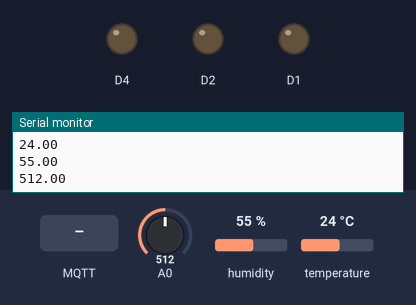
A sketch run on a simulated ESP8266 (NodeMCU). Parts: output pins drawn as LEDs (lit = HIGH), the last lines printed to the serial monitor. The test bench sets the inputs (shaded band); at power-on: A0 = 512, humidity 55 %, temperature 24 °C. WiFi joins after 1.5 s; servers stay silent unless stated; random numbers use the default seed unless the sketch sets one; no MQTT or app messages arrive unless stated.

Above: at 2.7 s.
2.8 s: MQTT message "1" arrives on the first subscribed topic
At 4.5 s:
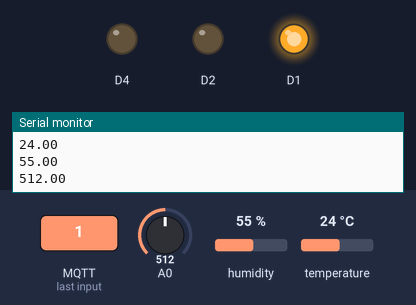
5.0 s: MQTT message "1" arrives on the second subscribed topic
At 6.8 s:
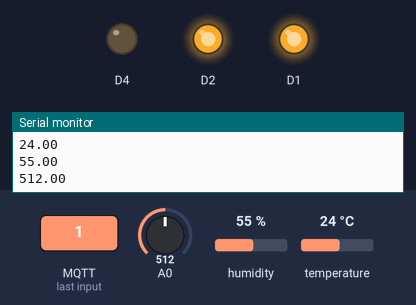
7.1 s: MQTT message "on" arrives on the first subscribed topic
At 8.0 s:
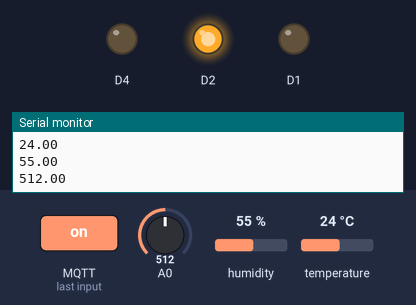
9.1 s: MQTT message "0" arrives on the second subscribed topic
At 10.3 s:
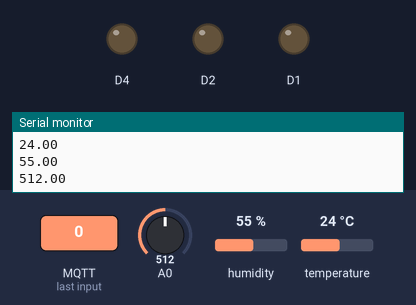
Timing chart, 0 to 12.1 s (numbered marks = the images above; inputs shaded):
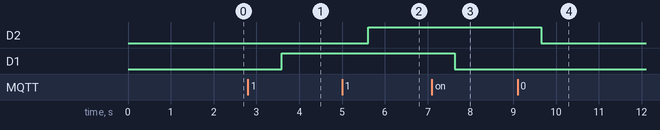

Measured:
- after the input at 2.8 s, D1: LOW → HIGH after 0.79 s
- after the input at 5.0 s, D2: LOW → HIGH after 0.61 s
- after the input at 7.1 s, D1: HIGH → LOW after 0.53 s
- after the input at 9.1 s, D2: HIGH → LOW after 0.55 s

The sketch:

mcb.ino
```cpp
#include <DHTesp.h>
#include <ESP8266WiFi.h>
#include <PubSubClient.h>
#include <Arduino_JSON.h>

#define dht_pin D5
#define dht_type DHT11
DHTesp dht;
const char* ssid = "COMFAST_XA";
const char* password = "0913512525";
const char* mqtt_server = "thachthanh.vov.link";
WiFiClient espClient;
PubSubClient client(espClient);
#define MSG_BUFFER_SIZE  (50)
char msg[MSG_BUFFER_SIZE];
char temp_str[50];
char humi_str[50];
char light_str[50];
char messageBuff[100];    //mảng chứa chuỗi mà client gửi tới
JSONVar data;       //lưu trữ giá trị cảm biến dưới dạng json

int value = 0;

void setup_wifi() {

  delay(10);
  // We start by connecting to a WiFi network
  Serial.println();
  Serial.print("Connecting to ");
  Serial.println(ssid);

  WiFi.mode(WIFI_STA);
  WiFi.begin(ssid, password);

  while (WiFi.status() != WL_CONNECTED) {
    delay(500);
    Serial.print(".");
  }

  randomSeed(micros());

  Serial.println("");
  Serial.println("WiFi connected");
  Serial.println("IP address: ");
  Serial.println(WiFi.localIP());
}

#define sub1 "relay_1"
#define sub2 "relay_2"
void callback(char* topic, byte* payload, unsigned int length) {
  Serial.print("Message arrived [");
  Serial.print(topic);
  Serial.print("] ");
if (strstr(topic,sub1)){                      // lệnh strstr là tìm kiếm trong topic có sub1 hay không
    for (int i = 0; i < length; i++) {
      Serial.print((char)payload[i]);
    }
    Serial.println();
    if ((char)payload[0] == '1') {
      digitalWrite(D1, HIGH);                  // Turn the LED on (relay mức tích cực thấp)
    } else {
      digitalWrite(D1, LOW);                 // Turn the LED off by making the voltage HIGH
    }
  }

  else if (strstr(topic,sub2))
  {
    for (int i = 0; i < length; i++) {
      Serial.print((char)payload[i]);
    }
    Serial.println();
    // Switch on the LED if an 1 was received as first character
    if ((char)payload[0] == '1') {
      digitalWrite(D2, HIGH);   // Turn the LED on (Note that LOW is the voltage level
    } else {
      digitalWrite(D2, LOW);  // Turn the LED off by making the voltage HIGH
    }
  }
}

void reconnect() {
  // Loop until we're reconnected
  while (!client.connected()) {
    Serial.println("Attempting MQTT connection...");
    // Create a random client ID
    String clientId = "ESP8266Client-";
    clientId += String(random(0xffff), HEX);

    // Attempt to connect
    if (client.connect(clientId.c_str())) {
      client.subscribe(sub1);
      client.subscribe(sub2);
    } else {
      Serial.println(" try again in 2 seconds");
      // Wait 5 seconds before retrying
      delay(1000);
    }
  }
}


void setup() {
  pinMode(BUILTIN_LED, OUTPUT);     // Initialize the BUILTIN_LED pin as an output
  pinMode(D1, OUTPUT);
  pinMode(D2, OUTPUT);
  Serial.begin(115200);
  setup_wifi();
  client.setServer(mqtt_server, 1883);
  client.setCallback(callback);
  dht.setup(dht_pin, DHTesp::dht_type); //for DHT11 Connect DHT sensor to GPIO 17

}

void loop() {

  if (!client.connected()) {
    reconnect();
  }
  client.loop();


    int state_1 = digitalRead(D1);
    int state_2 = digitalRead(D2);
    float temp = dht.getTemperature();
    float humi = dht.getHumidity();
    float light = analogRead(A0);

    data["temperature"] = temp;// {"temperature":"temp"}
    data["humidity"] = humi;
    data["light"] = light;
    data["state_1"] = state_1;
    data["state_2"] = state_2;

    Serial.println(state_1);
    Serial.println(state_2);
    Serial.println();

    Serial.println(temp);
    Serial.println(humi);
    Serial.println(light);

    String jsonString = JSON.stringify(data);// chuyển đổi giá trị js thành chuỗi json {""}
    client.publish("sensor", jsonString.c_str());
    delay(1000);

}
```
